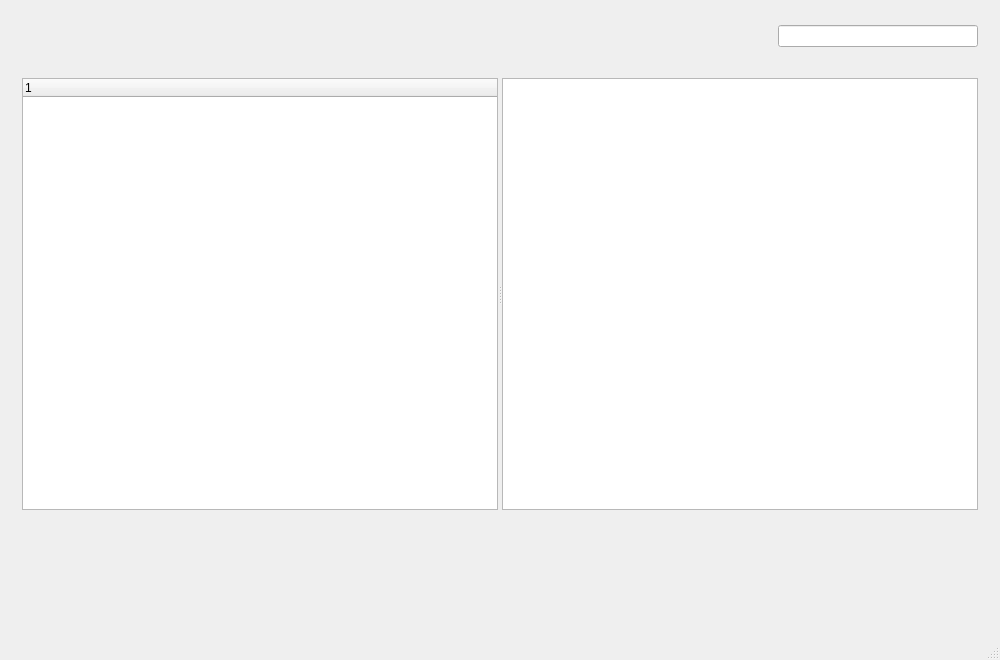
<?xml version="1.0" encoding="UTF-8"?>
<ui version="4.0">
 <class>DjooleaWindow</class>
 <widget class="QMainWindow" name="DjooleaWindow">
  <property name="geometry">
   <rect>
    <x>0</x>
    <y>0</y>
    <width>1000</width>
    <height>660</height>
   </rect>
  </property>
  <property name="windowTitle">
   <string>Djoolea</string>
  </property>
  <widget class="QWidget" name="centralWidget">
   <property name="enabled">
    <bool>true</bool>
   </property>
   <property name="layoutDirection">
    <enum>Qt::LeftToRight</enum>
   </property>
   <layout class="QVBoxLayout" name="verticalLayout">
    <item>
     <widget class="QFrame" name="headerFrame">
      <property name="minimumSize">
       <size>
        <width>0</width>
        <height>50</height>
       </size>
      </property>
      <property name="maximumSize">
       <size>
        <width>16777215</width>
        <height>50</height>
       </size>
      </property>
      <property name="frameShape">
       <enum>QFrame::NoFrame</enum>
      </property>
      <property name="frameShadow">
       <enum>QFrame::Raised</enum>
      </property>
      <layout class="QHBoxLayout" name="horizontalLayout" stretch="0,0">
       <item>
        <spacer name="horizontalSpacer">
         <property name="orientation">
          <enum>Qt::Horizontal</enum>
         </property>
         <property name="sizeHint" stdset="0">
          <size>
           <width>650</width>
           <height>20</height>
          </size>
         </property>
        </spacer>
       </item>
       <item>
        <widget class="QLineEdit" name="searchLineEdit">
         <property name="minimumSize">
          <size>
           <width>200</width>
           <height>0</height>
          </size>
         </property>
         <property name="maximumSize">
          <size>
           <width>200</width>
           <height>16777215</height>
          </size>
         </property>
        </widget>
       </item>
      </layout>
     </widget>
    </item>
    <item>
     <widget class="QFrame" name="contentFrame">
      <property name="frameShape">
       <enum>QFrame::NoFrame</enum>
      </property>
      <property name="frameShadow">
       <enum>QFrame::Raised</enum>
      </property>
      <layout class="QVBoxLayout" name="verticalLayout_2">
       <item>
        <widget class="QSplitter" name="contentSplitter">
         <property name="orientation">
          <enum>Qt::Horizontal</enum>
         </property>
         <widget class="QTreeWidget" name="collectnTreeWidget">
          <column>
           <property name="text">
            <string notr="true">1</string>
           </property>
          </column>
         </widget>
         <widget class="QListWidget" name="playListWidget"/>
        </widget>
       </item>
      </layout>
     </widget>
    </item>
    <item>
     <widget class="QFrame" name="controlsFrame">
      <property name="minimumSize">
       <size>
        <width>0</width>
        <height>100</height>
       </size>
      </property>
      <property name="maximumSize">
       <size>
        <width>16777215</width>
        <height>100</height>
       </size>
      </property>
      <property name="frameShape">
       <enum>QFrame::NoFrame</enum>
      </property>
      <property name="frameShadow">
       <enum>QFrame::Raised</enum>
      </property>
     </widget>
    </item>
   </layout>
  </widget>
  <widget class="QStatusBar" name="statusBar"/>
  <widget class="QMenuBar" name="menuBar">
   <property name="geometry">
    <rect>
     <x>0</x>
     <y>0</y>
     <width>1000</width>
     <height>22</height>
    </rect>
   </property>
  </widget>
 </widget>
 <layoutdefault spacing="6" margin="11"/>
 <resources/>
 <connections/>
</ui>
